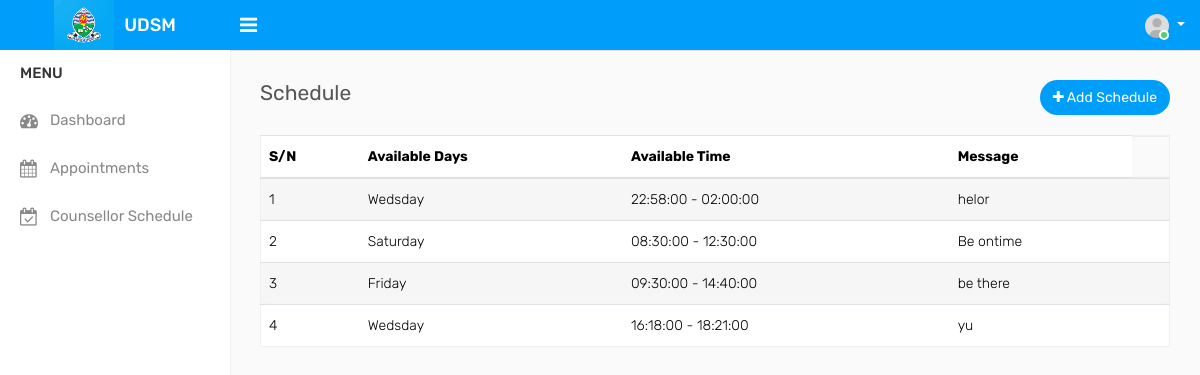
The page /counsellor/schedule.php on the database its author committed.
### tables this page shows
CREATE TABLE `schedule` (
  `schedule_id` int(11) NOT NULL,
  `dayweek` varchar(100) NOT NULL,
  `starttime` time NOT NULL,
  `endtime` time NOT NULL,
  `messages` text NOT NULL
);

### counsellor/schedule.php (the view, shortened to what this page needs)
<?php
include 'includes/header.php';
include 'includes/sidebar.php';
$link = mysqli_connect('localhost', 'root','', 'udsm_counselling');
$query = "SELECT dayweek, concat(starttime, ' - ' ,endtime) as muda, messages from schedule";
    $result = mysqli_query($link, $query);
?>
 <div class="page-wrapper">
            <div class="content">
                <div class="row">
                    <div class="col-sm-4 col-3">
                        <h4 class="page-title">Schedule</h4>
                    </div>
                    <div class="col-sm-8 col-9 text-right m-b-20">
                        <a href="add_schedule.php" class="btn btn btn-primary btn-rounded float-right"><i class="fa fa-plus"></i> Add Schedule</a>
                    </div>
                </div>
				<div class="row">
					<div class="col-md-12">
						<div class="table-responsive">
							<table class="table table-border table-striped custom-table mb-0">
								<thead>
                                        <th>S/N</th>
										<th>Available Days</th>
										<th>Available Time</th>
										<th>Message</th>
								</thead>
								<tbody>
                                    <?php
                                        $i = 1;
                                        while($row1=mysqli_fetch_assoc($result))
                                        {
			                        ?>
                                    <tr>
                                        <td><?php echo $i++ ?></td>
                                        <td><?php echo $row1['dayweek']?></td>
                                        <td><?php echo $row1['muda']?></td>
                                        <td><?php echo $row1['messages']?></td>
                                        <td class="text-center">
						                </td>
                                    </tr>
                                    <?php
				                        }
			                        ?>
                                </tbody>
                            </table>
                        </div>
                    </div>
                </div>
            </div>
        </div>
<?php
include 'includes/footer.php';
?>

### rows shown on the page
schedule: dayweek "Wedsday", muda "22:58:00 - 02:00:00", messages "helor"
schedule: dayweek "Saturday", muda "08:30:00 - 12:30:00", messages "Be ontime"
schedule: dayweek "Friday", muda "09:30:00 - 14:40:00", messages "be there"
schedule: dayweek "Wedsday", muda "16:18:00 - 18:21:00", messages "yu"
